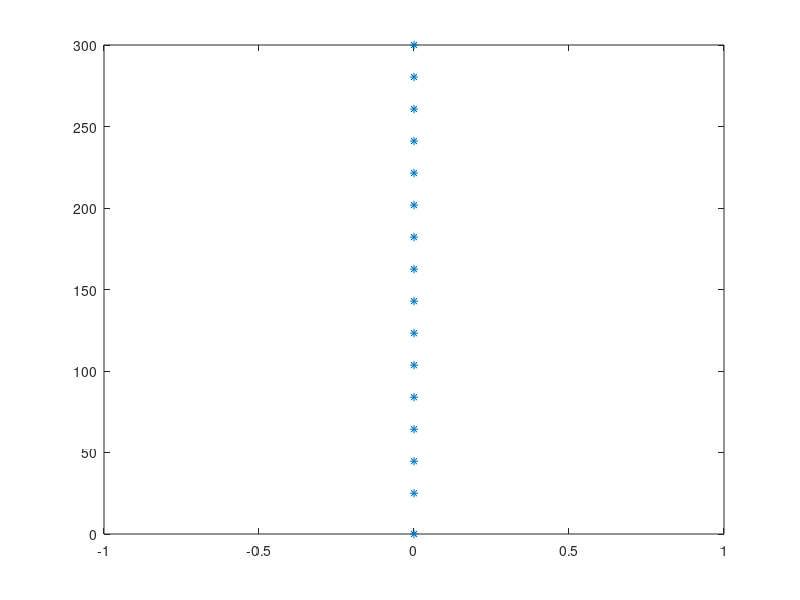
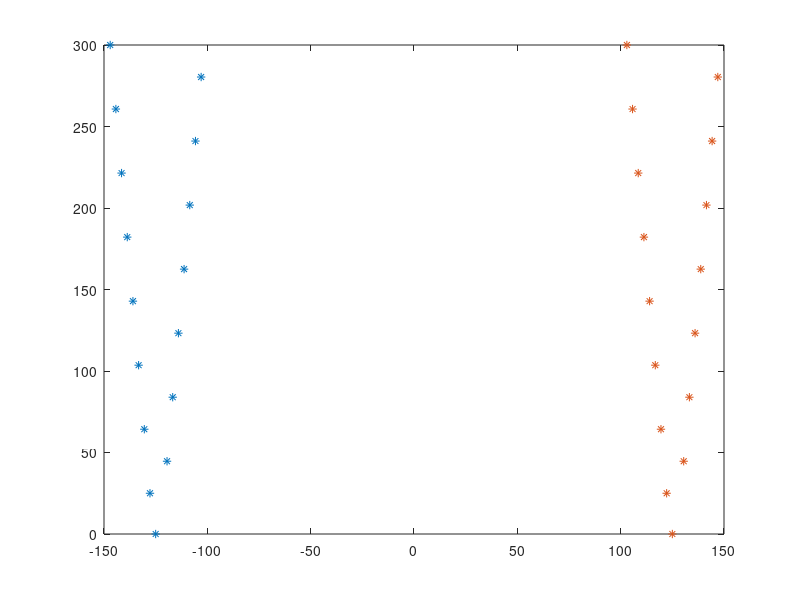

The MATLAB source for these figures, in order:
% Channels positions in NeuroNexus probe 4 shanks 8 channels per shank
% dimensions in micrometres, shanks ordererd from left to right

% Basic array
array = zeros(16,2);
array(1:16,1)= zeros(1,16); 
array(1:16,2)= [0 linspace(25,300,15)];
figure
plot(array(:,1),array(:,2),'*');

electrode_dim = [11,15]; % base by height
% Shank 1
Shank_1 = array;
g = 1;
for i=2:2:16
    Shank_1(i,1)= -(g)*electrode_dim(1)/4;
    g=g+1;
end
g = 2;
for i=3:2:15
    Shank_1(i,1)= (g)*electrode_dim(1)/4;
    g=g+1;
end
Shank_1(:,1) = Shank_1(:,1) - 125; % move x_pos left of 125um
% Shank 2
Shank_2 = Shank_1;
% suggested fix for problem with 2nd shank (Jonas)
% Shank_2(:,1) = 0;
g = 1;
for i=2:2:16
    Shank_2(i,1)= -(g)*electrode_dim(1)/4;
    g=g+1;
end
g = 2;
for i=3:2:15
    Shank_2(i,1)= (g)*electrode_dim(1)/4;
    g=g+1;
end
Shank_2(:,1) = Shank_2(:,1) + 125; % move x_pos right of 125um
Shank_2(1,1) = Shank_2(1,1) + 125; % move x_pos right of 125um

figure
plot(Shank_1(:,1),Shank_1(:,2),'*');
hold all
plot(Shank_2(:,1),Shank_2(:,2),'*');
